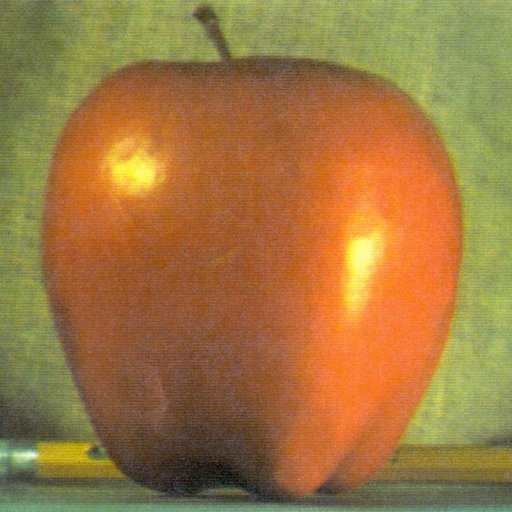
#> input picture Datasets/apple.jpg, 512 x 512 px, found by its file name
$ jupyter execute 02.Image_transform.ipynb
#> lines starting #> are read from the running program, lines starting #| are printed output that depends on the picture
# Image Transformation

### Note:
- `img.shape: [height,width,color]`
- `img.shape[0]` gives rows, Height (Y-axis)
- `img.shape[1]` gives column, width (X-axis)
- `img.shape[2]` gives depth, channels (BGR)

[cell 1]
import cv2 as cv
import matplotlib.pyplot as plt
import numpy as np

img=cv.imread("../image/apple.jpg")
#> img is the input picture: shape (512, 512, 3); mean B, G, R 64.8, 119.7, 159.1

# Translation
def translate(img,x,y): # x,y are no of pixels
#> called with x = -100, y = 100
    transMat=np.float32([[1,0,x],[0,1,y]])
    dimensions=(img.shape[1],img.shape[0])
#> dimensions = (512, 512)
    return cv.warpAffine(img,transMat,dimensions)
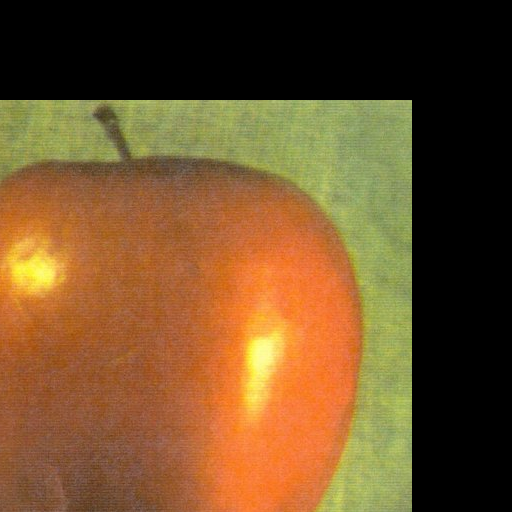
#> returned value: shape (512, 512, 3); mean of channels 0, 1, 2 41.5, 80.7, 113.8; drawn as B, G, R

# -x ---> left
# -y ---> Up
# x ---> right
# y ---> down

translated=translate(img,-100,100)

plt.imshow(translated)
plt.axis("off")
plt.show()

```Text
Translation is important because it lets us move images or objects accurately, which is critical for alignment, data augmentation, preprocessing, and graphics.
Translation = move
Rotation    = turn
Scaling     = zoom
```

[cell 2]
# rotation
import cv2 as cv
import matplotlib.pyplot as plt
import numpy as np

img=cv.imread("../image/apple.jpg")

def rotate(img,angle,rotPoint=None):
#> called with angle = 45
    (height,width)= img.shape[:2]
#> height = 512; width = 512


    if rotPoint is None: # assume that we are going to rotate around center
        rotPoint=(width//2,height//2)   #exact center of the image as the pivot point.
#> rotPoint = (256, 256)
    rotMat=cv.getRotationMatrix2D(rotPoint,angle,1.0)
    dimensions=(width,height)
#> dimensions = (512, 512)

    return cv.warpAffine(img,rotMat,dimensions)
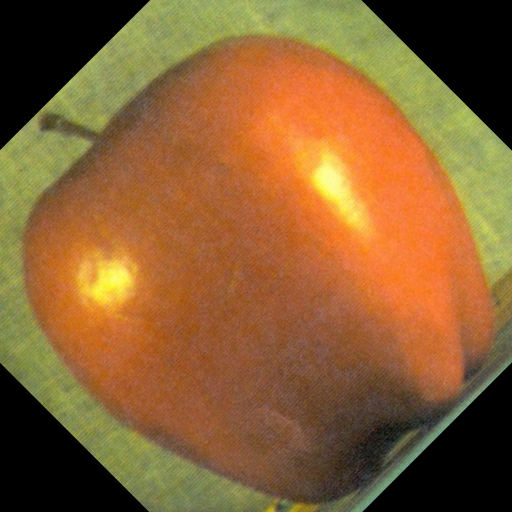
#> returned value: shape (512, 512, 3); mean of channels 0, 1, 2 50.9, 96.5, 137.4; drawn as B, G, R

rotated=rotate(img,45)
unrotated=rotate(rotated,-40)
#> call 2 of rotate, with angle = -40
#> in rotate (call 2), `return cv.warpAffine(img,rotMat,dimensions)`:
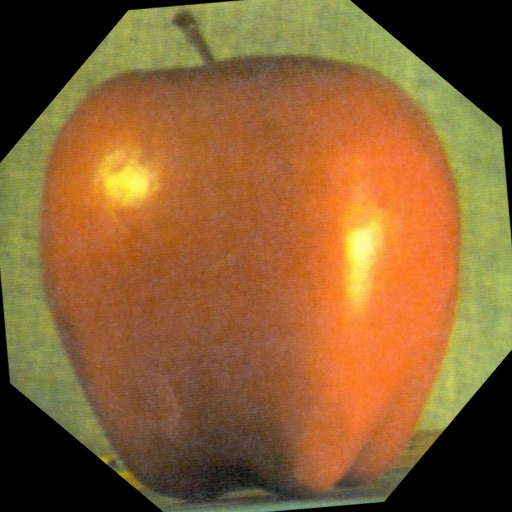
#> returned value: shape (512, 512, 3); mean of channels 0, 1, 2 50.2, 95.5, 136.5; drawn as B, G, R


plt.subplot(1,4,1)
plt.imshow(unrotated)
plt.axis("off")
# resize

resized=cv.resize(img,(500,500),interpolation=cv.INTER_CUBIC)

plt.subplot(1,4,2)
plt.imshow(resized)
plt.axis("off")


# flipping

flip = cv.flip(img,-1)
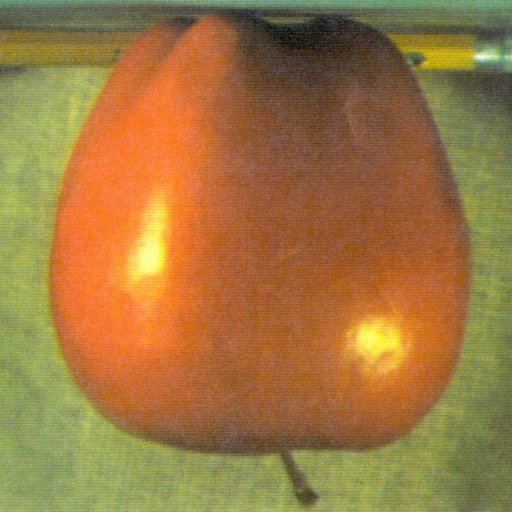
#> flip: shape (512, 512, 3); mean B, G, R 64.8, 119.7, 159.1
plt.subplot(1,4,3)
plt.imshow(flip)
plt.axis("off")


# cropping
#              [  Rows (Height)  ,  Columns (Width)  ]
#              [  Start : End    ,   Start  : End    ]

cropped=img[200:400,300:400]
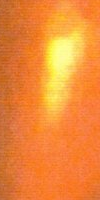
#> cropped: shape (200, 100, 3); mean B, G, R 56.3, 138, 239.3
plt.subplot(1,4,4)
plt.imshow(cropped)
plt.axis("off")
plt.show()
#> figure, not shown here; B, G, R data is drawn as R, G, B
